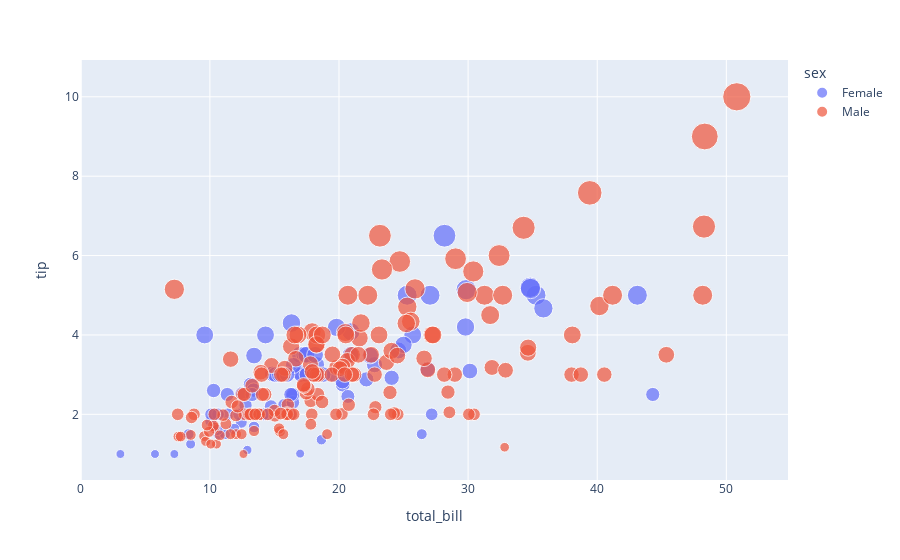

Notebook cell for this chart:
### Code cell
import plotly.express as px
df = px.data.tips()
df.head()
# Size of circle is increase with the increase the tip 
fig =px.scatter(df,x='total_bill',y='tip',color='sex',size ="tip",hover_data=['day'])
fig.show()

### Figure 1 — Plotly figure (JSON) as saved in the notebook; plotly's stock layout.template omitted (floating-point values rounded to 4 significant figures; data arrays with more than 128 entries replaced by an {"elided": "..."} marker saying what was removed)
{"data": [{"customdata": [["Sun"], ["Sun"], ["Sun"], ["Sun"], ["Sun"], ["Sun"], ["Sat"], ["Sat"], ["Sat"], ["Sat"], ["Sat"], ["Sat"], ["Sun"], ["Sun"], ["Sat"], ["Sat"], ["Sat"], ["Sat"], ["Sat"], ["Sat"], ["Sat"], ["Thur"], ["Thur"], ["Fri"], ["Fri"], ["Fri"], ["Fri"], ["Fri"], ["Sat"], ["Sat"], ["Sat"], ["Sat"], ["Sat"], ["Sun"], ["Sun"], ["Thur"], ["Thur"], ["Thur"], ["Thur"], ["Thur"], ["Thur"], ["Thur"], ["Thur"], ["Thur"], ["Thur"], ["Thur"], ["Thur"], ["Thur"], ["Thur"], ["Thur"], ["Thur"], ["Thur"], ["Thur"], ["Thur"], ["Thur"], ["Thur"], ["Thur"], ["Sun"], ["Sun"], ["Sun"], ["Sun"], ["Sun"], ["Sat"], ["Sat"], ["Sun"], ["Sun"], ["Sun"], ["Thur"], ["Thur"], ["Thur"], ["Thur"], ["Thur"], ["Thur"], ["Thur"], ["Sat"], ["Sat"], ["Sat"], ["Sat"], ["Sat"], ["Fri"], ["Fri"], ["Fri"], ["Fri"], ["Sat"], ["Sat"], ["Sat"], ["Thur"]], "hovertemplate": "sex=Female<br>total_bill=%{x}<br>tip=%{marker.size}<br>day=%{customdata[0]}<extra></extra>", "legendgroup": "Female", "marker": {"color": "#636efa", "size": [1.01, 3.61, 5, 3.02, 1.67, 3.5, 2.75, 2.23, 3, 3, 2.45, 3.07, 2.6, 5.2, 1.5, 2.47, 1, 3, 3.14, 5, 2.2, 1.83, 5.17, 1, 4.3, 3.25, 2.5, 3, 2.5, 3.48, 4.08, 4, 1, 4, 3.5, 1.5, 1.8, 2.92, 1.68, 2.52, 4.2, 2, 2, 2.83, 1.5, 2, 3.25, 1.25, 2, 2, 2.75, 3.5, 5, 2.3, 1.5, 1.36, 1.63, 5.14, 3.75, 2.61, 2, 3, 1.61, 2, 4, 3.5, 3.5, 4.19, 5, 2, 2.01, 2, 2.5, 3.23, 2.23, 2.5, 6.5, 1.1, 3.09, 3.48, 3, 2.5, 2, 2.88, 4.67, 2, 3], "sizemode": "area", "sizeref": 0.025, "symbol": "circle"}, "mode": "markers", "name": "Female", "orientation": "v", "showlegend": true, "type": "scatter", "x": [16.99, 24.59, 35.26, 14.83, 10.33, 16.97, 20.29, 15.77, 19.65, 15.06, 20.69, 16.93, 10.29, 34.81, 26.41, 16.45, 3.07, 17.07, 26.86, 25.28, 14.73, 10.07, 34.83, 5.75, 16.32, 22.75, 11.35, 15.38, 44.3, 22.42, 20.92, 14.31, 7.25, 25.71, 17.31, 10.65, 12.43, 24.08, 13.42, 12.48, 29.8, 14.52, 11.38, 20.27, 11.17, 12.26, 18.26, 8.51, 10.33, 14.15, 13.16, 17.47, 27.05, 16.43, 8.35, 18.64, 11.87, 29.85, 25, 13.39, 16.21, 17.51, 10.59, 10.63, 9.6, 20.9, 18.15, 19.81, 43.11, 13, 12.74, 13, 16.4, 16.47, 12.76, 13.27, 28.17, 12.9, 30.14, 13.42, 15.98, 16.27, 10.09, 22.12, 35.83, 27.18, 18.78], "xaxis": "x", "y": [1.01, 3.61, 5, 3.02, 1.67, 3.5, 2.75, 2.23, 3, 3, 2.45, 3.07, 2.6, 5.2, 1.5, 2.47, 1, 3, 3.14, 5, 2.2, 1.83, 5.17, 1, 4.3, 3.25, 2.5, 3, 2.5, 3.48, 4.08, 4, 1, 4, 3.5, 1.5, 1.8, 2.92, 1.68, 2.52, 4.2, 2, 2, 2.83, 1.5, 2, 3.25, 1.25, 2, 2, 2.75, 3.5, 5, 2.3, 1.5, 1.36, 1.63, 5.14, 3.75, 2.61, 2, 3, 1.61, 2, 4, 3.5, 3.5, 4.19, 5, 2, 2.01, 2, 2.5, 3.23, 2.23, 2.5, 6.5, 1.1, 3.09, 3.48, 3, 2.5, 2, 2.88, 4.67, 2, 3], "yaxis": "y"}, {"customdata": {"elided": "157x1 str values"}, "hovertemplate": "sex=Male<br>total_bill=%{x}<br>tip=%{marker.size}<br>day=%{customdata[0]}<extra></extra>", "legendgroup": "Male", "marker": {"color": "#EF553B", "size": {"elided": "157 float values"}, "sizemode": "area", "sizeref": 0.025, "symbol": "circle"}, "mode": "markers", "name": "Male", "orientation": "v", "showlegend": true, "type": "scatter", "x": {"elided": "157 float values"}, "xaxis": "x", "y": {"elided": "157 float values"}, "yaxis": "y"}], "layout": {"legend": {"itemsizing": "constant", "title": {"text": "sex"}, "tracegroupgap": 0}, "margin": {"t": 60}, "xaxis": {"anchor": "y", "domain": [0, 1], "title": {"text": "total_bill"}}, "yaxis": {"anchor": "x", "domain": [0, 1], "title": {"text": "tip"}}}}
